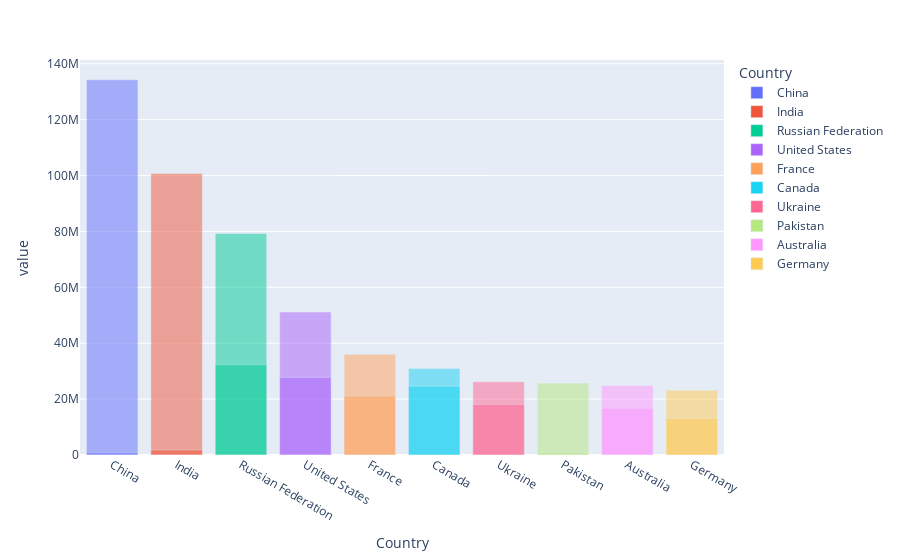

The code cell stored with this chart in its notebook:
### Markdown cell above
## Export

### Code cell
with engine.connect() as connection:
    query = text('SELECT country AS Country, ROUND(AVG(value*1000),2) AS Average_wheat_exported FROM grain_dash.wheat_export WHERE year > 2014 GROUP BY country ORDER BY FIELD(country, "China", "India", "Russian Federation", "United States", "France", "Canada", "Ukraine", "Pakistan", "Australia", "Germany")')
    result = connection.execute(query)
    export_df = pd.DataFrame(result.all())

export_df = export_df.tail(10).reset_index(drop=True)

balance_df = top10_df.merge(export_df, on='Country', how='inner')

balance_df['Average_wheat_exported'] = balance_df['Average_wheat_exported'].astype('float64')

px.bar(balance_df, x = 'Country', y = ['Average_wheat_produced','Average_wheat_exported'], color = 'Country', barmode="overlay")

### Figure 1 — Plotly figure (JSON) as saved in the notebook; plotly's stock layout.template omitted (floating-point values rounded to 4 significant figures)
{"data": [{"alignmentgroup": "True", "hovertemplate": "Country=%{x}<br>value=%{y}<extra></extra>", "legendgroup": "China", "marker": {"color": "#636efa", "opacity": 0.5, "pattern": {"shape": ""}}, "name": "China", "offsetgroup": "China", "orientation": "v", "showlegend": true, "textposition": "auto", "type": "bar", "x": ["China", "China"], "xaxis": "x", "y": [134300000.0, 811000], "yaxis": "y"}, {"alignmentgroup": "True", "hovertemplate": "Country=%{x}<br>value=%{y}<extra></extra>", "legendgroup": "India", "marker": {"color": "#EF553B", "opacity": 0.5, "pattern": {"shape": ""}}, "name": "India", "offsetgroup": "India", "orientation": "v", "showlegend": true, "textposition": "auto", "type": "bar", "x": ["India", "India"], "xaxis": "x", "y": [100748132, 1806000], "yaxis": "y"}, {"alignmentgroup": "True", "hovertemplate": "Country=%{x}<br>value=%{y}<extra></extra>", "legendgroup": "Russian Federation", "marker": {"color": "#00cc96", "opacity": 0.5, "pattern": {"shape": ""}}, "name": "Russian Federation", "offsetgroup": "Russian Federation", "orientation": "v", "showlegend": true, "textposition": "auto", "type": "bar", "x": ["Russian Federation", "Russian Federation"], "xaxis": "x", "y": [79239261, 32270000.0], "yaxis": "y"}, {"alignmentgroup": "True", "hovertemplate": "Country=%{x}<br>value=%{y}<extra></extra>", "legendgroup": "United States", "marker": {"color": "#ab63fa", "opacity": 0.5, "pattern": {"shape": ""}}, "name": "United States", "offsetgroup": "United States", "orientation": "v", "showlegend": true, "textposition": "auto", "type": "bar", "x": ["United States", "United States"], "xaxis": "x", "y": [51174309, 27760000.0], "yaxis": "y"}, {"alignmentgroup": "True", "hovertemplate": "Country=%{x}<br>value=%{y}<extra></extra>", "legendgroup": "France", "marker": {"color": "#FFA15A", "opacity": 0.5, "pattern": {"shape": ""}}, "name": "France", "offsetgroup": "France", "orientation": "v", "showlegend": true, "textposition": "auto", "type": "bar", "x": ["France", "France"], "xaxis": "x", "y": [36020000.0, 21100000.0], "yaxis": "y"}, {"alignmentgroup": "True", "hovertemplate": "Country=%{x}<br>value=%{y}<extra></extra>", "legendgroup": "Canada", "marker": {"color": "#19d3f3", "opacity": 0.5, "pattern": {"shape": ""}}, "name": "Canada", "offsetgroup": "Canada", "orientation": "v", "showlegend": true, "textposition": "auto", "type": "bar", "x": ["Canada", "Canada"], "xaxis": "x", "y": [30920000.0, 24611000], "yaxis": "y"}, {"alignmentgroup": "True", "hovertemplate": "Country=%{x}<br>value=%{y}<extra></extra>", "legendgroup": "Ukraine", "marker": {"color": "#FF6692", "opacity": 0.5, "pattern": {"shape": ""}}, "name": "Ukraine", "offsetgroup": "Ukraine", "orientation": "v", "showlegend": true, "textposition": "auto", "type": "bar", "x": ["Ukraine", "Ukraine"], "xaxis": "x", "y": [26210990, 18070000.0], "yaxis": "y"}, {"alignmentgroup": "True", "hovertemplate": "Country=%{x}<br>value=%{y}<extra></extra>", "legendgroup": "Pakistan", "marker": {"color": "#B6E880", "opacity": 0.5, "pattern": {"shape": ""}}, "name": "Pakistan", "offsetgroup": "Pakistan", "orientation": "v", "showlegend": true, "textposition": "auto", "type": "bar", "x": ["Pakistan", "Pakistan"], "xaxis": "x", "y": [25720000.0, 774900.0], "yaxis": "y"}, {"alignmentgroup": "True", "hovertemplate": "Country=%{x}<br>value=%{y}<extra></extra>", "legendgroup": "Australia", "marker": {"color": "#FF97FF", "opacity": 0.5, "pattern": {"shape": ""}}, "name": "Australia", "offsetgroup": "Australia", "orientation": "v", "showlegend": true, "textposition": "auto", "type": "bar", "x": ["Australia", "Australia"], "xaxis": "x", "y": [24880000.0, 16760000.0], "yaxis": "y"}, {"alignmentgroup": "True", "hovertemplate": "Country=%{x}<br>value=%{y}<extra></extra>", "legendgroup": "Germany", "marker": {"color": "#FECB52", "opacity": 0.5, "pattern": {"shape": ""}}, "name": "Germany", "offsetgroup": "Germany", "orientation": "v", "showlegend": true, "textposition": "auto", "type": "bar", "x": ["Germany", "Germany"], "xaxis": "x", "y": [23129950, 13060000.0], "yaxis": "y"}], "layout": {"autosize": true, "barmode": "overlay", "legend": {"title": {"text": "Country"}, "tracegroupgap": 0}, "margin": {"t": 60}, "xaxis": {"anchor": "y", "autorange": true, "categoryarray": ["China", "India", "Russian Federation", "United States", "France", "Canada", "Ukraine", "Pakistan", "Australia", "Germany"], "categoryorder": "array", "domain": [0, 1], "range": [-0.5, 9.5], "title": {"text": "Country"}, "type": "category"}, "yaxis": {"anchor": "x", "autorange": true, "domain": [0, 1], "range": [0, 141300000.0], "title": {"text": "value"}, "type": "linear"}}}
